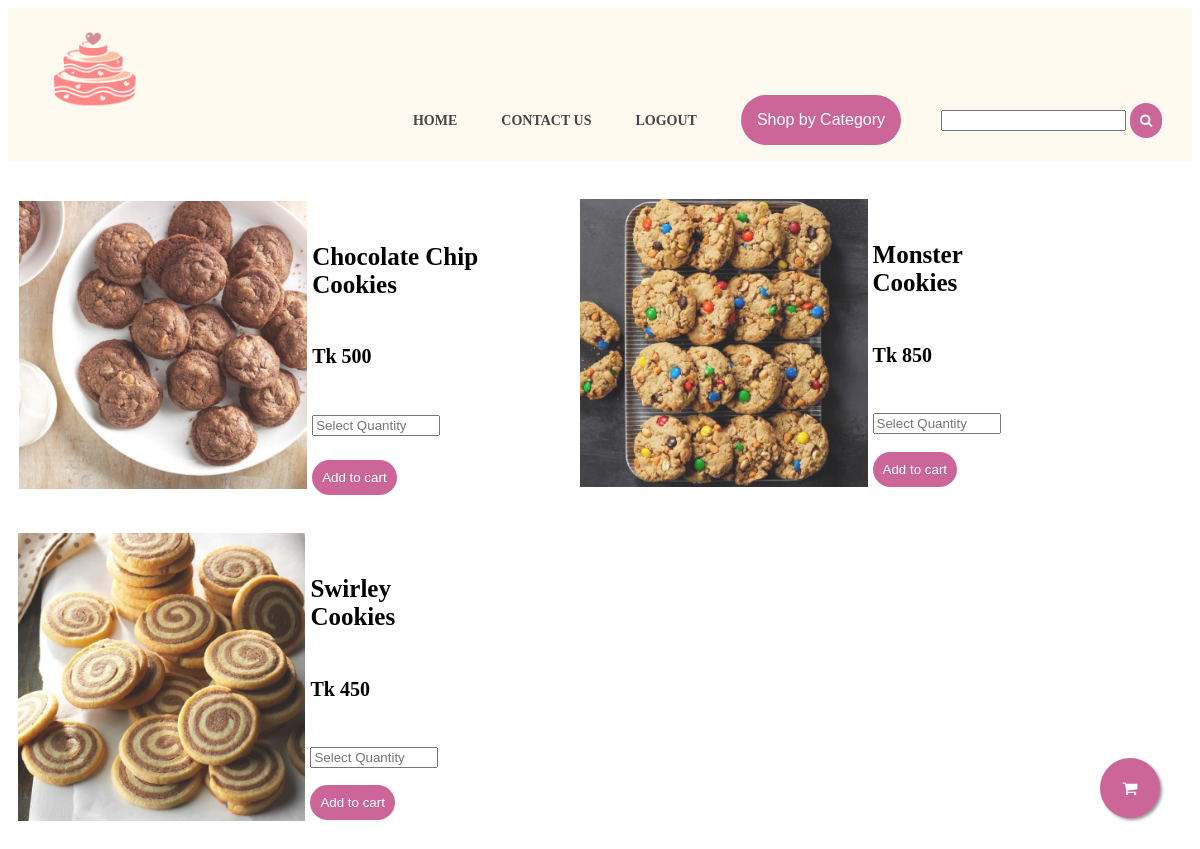
The app's page /Cookies.php with its own data.
### tables this page shows
CREATE TABLE `products` (
  `name` varchar(50) NOT NULL,
  `price` int(20) NOT NULL,
  `quantity` int(20) NOT NULL,
  `type` text NOT NULL,
  `pet` text NOT NULL,
  `image` varchar(30) NOT NULL
);

### Cookies.php (the view, shortened to what this page needs)
<!DOCTYPE html>
<html>
<head>
	<link href="index.css" rel="stylesheet" type="text/css">
	<link href="https://stackpath.bootstrapcdn.com/font-awesome/4.7.0/css/font-awesome.min.css" rel="stylesheet">
</head>
<body>
	<header>
	<div class="container">
			<img src="images\logos\19020180.png" class="logo">
	      <nav>
	        <ul>
	          <li><a href="Index.php">Home</a></li>
	          <li><a href="#">Contact Us</a></li>
	          <li><a href="LogOut.php">Logout</a></li>
	          <li><div class="dropdown">
					  <button class="dropbtn">Shop by Category</button>
					</div>
			  <li><form class="search" action='Search.php' method="post">
	          <input type="search" name="search" required></li>
	          <button type="submit"><i class="search" ><i class="fa fa-search" aria-hidden="true"></i></i></button>
				</li>
	        </ul>
	      </nav>
	    </div>
	</header>
	    <a href="Cart.php" class="float"><i class="fa fa-shopping-cart my-float" aria-hidden="true"></i></i></i>
		</a>
<section class="products">
<?php
$mysqli = new mysqli("localhost", $username, $password, $database);
$query = "SELECT * FROM products WHERE type='medication'";
if ($result = $mysqli->query($query)) {
    while ($row = $result->fetch_assoc()) {
        $name = $row["name"];
        $price = $row['price'];
        $image = $row['image'];
        $quantity = $row['quantity'];
 ?>
      <form action="AddtoCart.php" method="POST">
       <div class="product-card">
          <div class="product-image">
            <img src=<?php echo 'images/',$image;?>>
		    </div>
		    <div class="product-info">
		       <h5><?php echo $name;?></h5>
		       <h6><?php echo "Tk ",$price;?></h6>
		       <?php if($quantity==0){
                  echo "Sorry, not available in stock";
		       }
		       else{
		       ?>
		      <input type="number" name="quantity" min="1" max="<?php echo $quantity;?>" placeholder="Select Quantity" required><br>
		      <button type="submit" onclick="added()"></i>Add to cart</i></button>
		      </form>
		     <?php } ?>
<?php
    }
 }?>
</section>
</body>
</html>

### index.css (style rules this page uses)
body { background:white; font-family: 'NanumGothic'; font-weight: 800; display: flex; min-height: 100vh; flex-direction: column; }
.container { width: 95%; margin: 0 auto; }
header { background-color:tomato; margin-bottom: 2%; background-color: #FFFAF0; }
header::after { content: ''; display: table; clear: both; }
.logo { float: left; width:10%; height:auto; }
nav { float:right; }
nav ul { padding: 0; list-style: none; }
nav li { display: inline-block; margin-left: 40px; padding-top: 20px; font-family: 'NanumGothic'; position: relative; }
nav a { color: #444; text-decoration: none; text-transform: uppercase; font-size: 14px; }
button { color: #fff !important; text-decoration: none; font-family: 'Arial'; background: #cc6699; padding: 10px; border-radius: 50px; display: inline-block; border: none; transition: all 0.4s ease 0s; }
.dropbtn { background-color: #cc6699; color: white; padding: 16px; font-size: 16px; border: none; }
.dropdown { position: relative; display: inline-block; }
.float { position:fixed; width:60px; height:60px; bottom:40px; right:40px; background-color:#cc6699; color:#FFF; border-radius:50px; text-align:center; box-shadow: 2px 2px 3px #999; }
.my-float { margin-top:22px; }

### Cookies.php (style rules this page uses)
.products { display: flex; flex-wrap: wrap; }
.product-card { padding: 2%; flex-grow: 1; flex-basis: 16%; display: flex; }
.product-card { flex: 1 16%; }
.product-image img { max-width: 100%; }
.product-info { margin: 5px 0px 0px 5px; }
.products .product-card:first-child, .products .product-card:nth-child(2) { flex: 2 46%; }
h5 { font-size: 25px; }
h6 { font-size: 20px; }
button { margin-top: 10%; }
.product-card input { width: 120px; }
img { max-width: 500px; max-height: 300px; opacity: 85%; margin: 5px 0px 15px 0px; }

### records on screen
products: image (picture), name "Chocolate Chip Cookies", price "500"
products: image (picture), name "Monster Cookies", price "850"
products: image (picture), name "Swirley Cookies", price "450"
